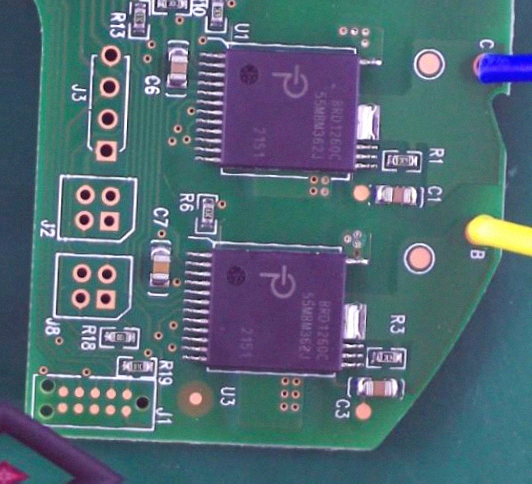
#> input picture image.png, 532 x 484 px; its folder holds only this picture in this run
$ python -i generate_roi.py   (imports and definitions only)
#> lines starting #> are read from the running program, lines starting #| are printed output that depends on the picture; after the words box and inside, x2 and y2 are one past the last pixel; in counts of white or black regions, pixels touching at a corner belong together
#> further down, picture is the input picture: shape (484, 532, 3); mean B, G, R 116.8, 105.2, 82.9
# ---------- ONLY ROI GENERATION CODE ----------
# This will generate ROI images for all bad images and save them separately

import cv2
import os
import numpy as np
from tqdm import tqdm

TEST_DIR = "test_bad"
ROI_OUT_DIR = "outputs1/roi"
IMG_SIZE = (600, 600)

# [1 line not run here, left out]

# ROI function (same as your code)
def get_roi_mask(img_bgr):
    hsv = cv2.cvtColor(img_bgr, cv2.COLOR_BGR2HSV)
#> hsv: shape (484, 532, 3); mean H, S, V 101.6, 102.4, 122.6

    lower = np.array([0, 40, 50])
    upper = np.array([180, 255, 255])

    roi = cv2.inRange(hsv, lower, upper)
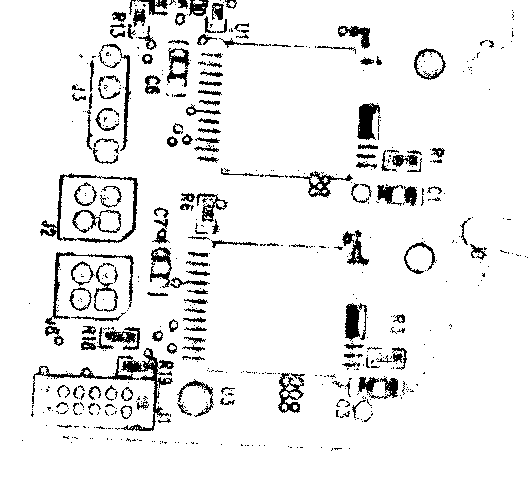
#> roi: shape (484, 532); 92.4% white; 594 black regions (431 under 20 px), largest, box (x1, y1, x2, y2) and area: (121, 348, 174, 431) 943, (40, 173, 138, 243) 886, (45, 252, 134, 325) 598

    kernel = np.ones((7,7), np.uint8)
    roi = cv2.morphologyEx(roi, cv2.MORPH_CLOSE, kernel)
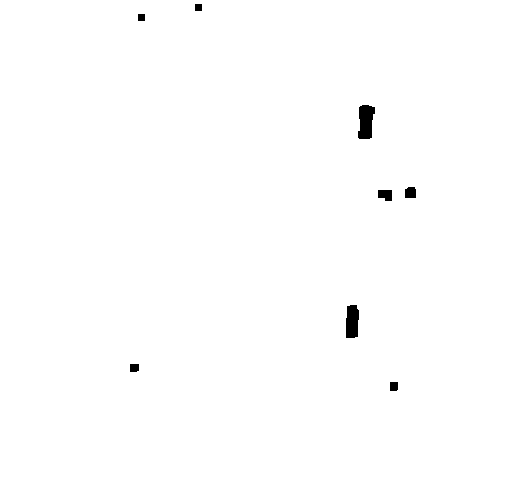
#> roi: shape (484, 532); 99.5% white; 8 black regions, largest, box (x1, y1, x2, y2) and area: (358, 105, 375, 139) 455, (346, 305, 359, 338) 383, (378, 190, 392, 201) 133

    return roi


# [19 lines not run here, left out]

>>> import cv2
>>> picture = cv2.imread('image.png')
>>> result = get_roi_mask(picture)
